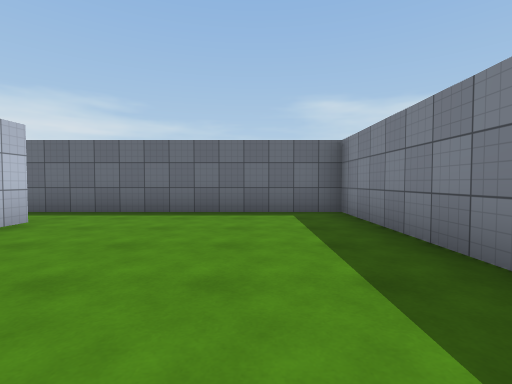
View 1 (above)

24 first-person views from a walk through a Unity game level. The camera is 1.2 m above the floor, tilts 2° down and sees 85° across. The floor is counted in squares, 2 m on a side. Each view is taken from the middle of a square. On the plan, view 1 faces up. The plan holds only what a view shows up to about 9 squares ahead; the rest is blank. The place goes on beyond the plan. Surface patterns are stand-ins for the level's own textures.

View 2
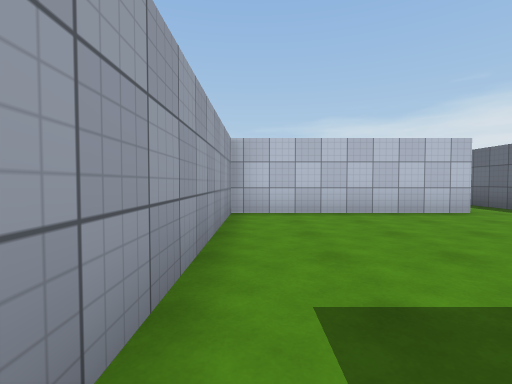

View 3
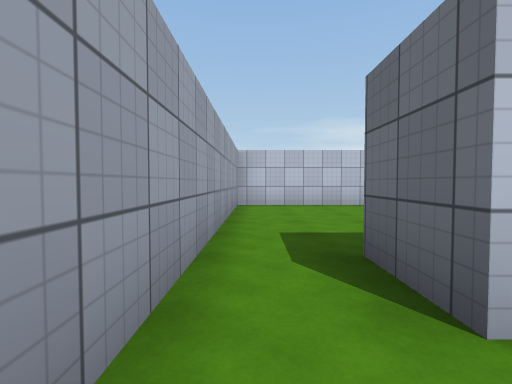

View 4
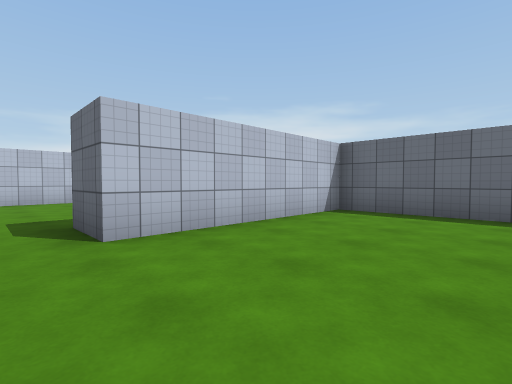

View 5
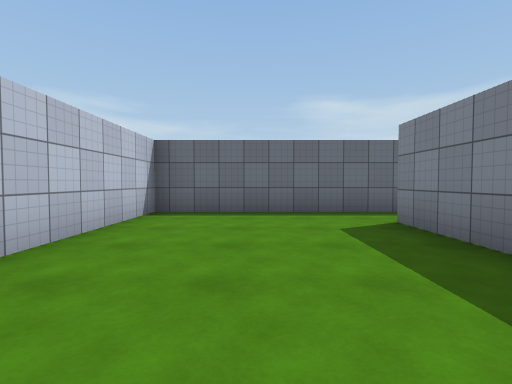

View 6
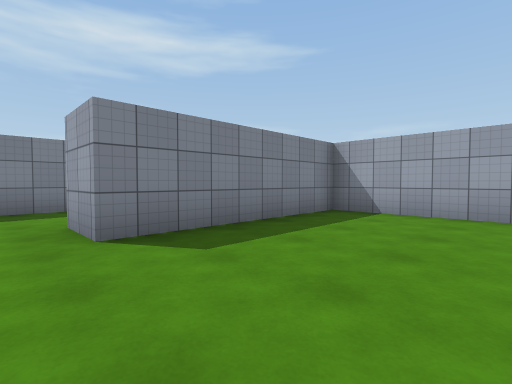

View 7
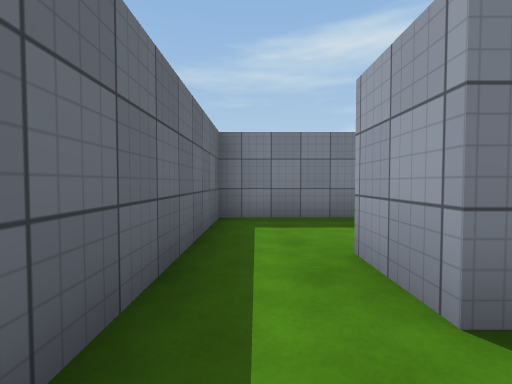

View 8
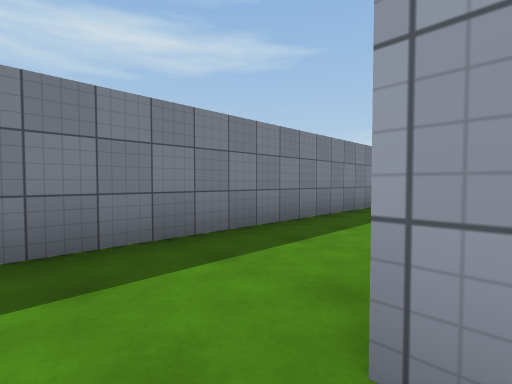

View 9
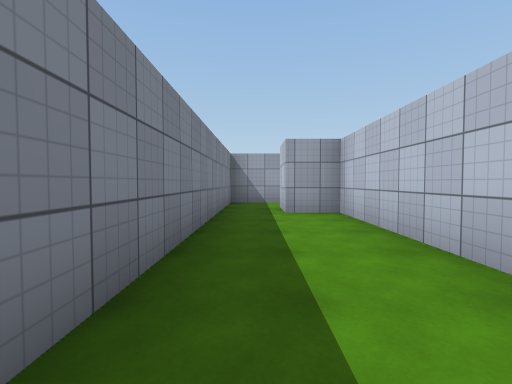

View 10
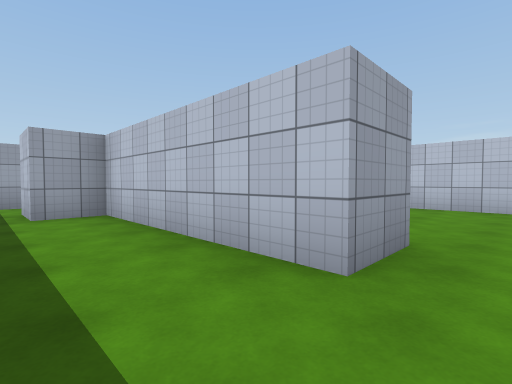

View 11
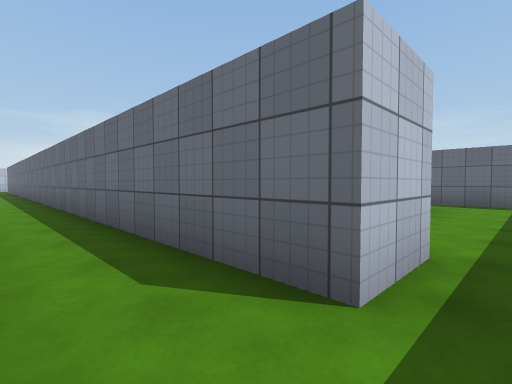

View 12
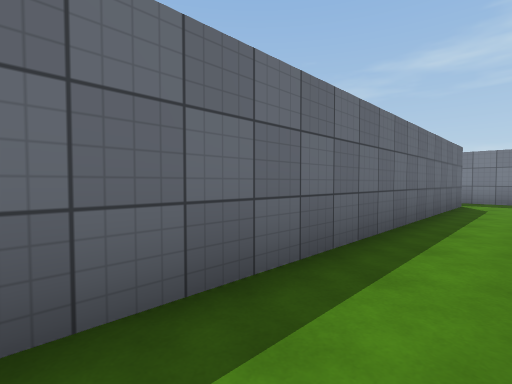

View 13
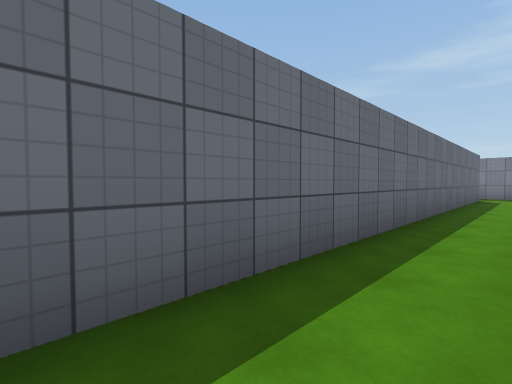

View 14
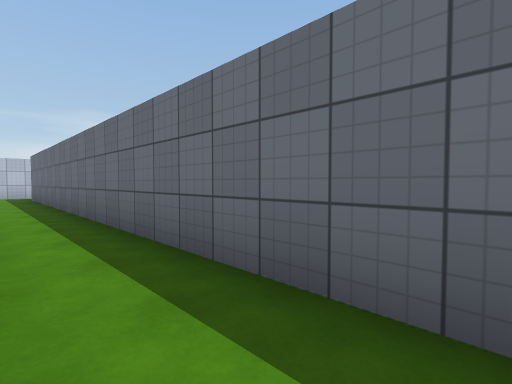

View 15
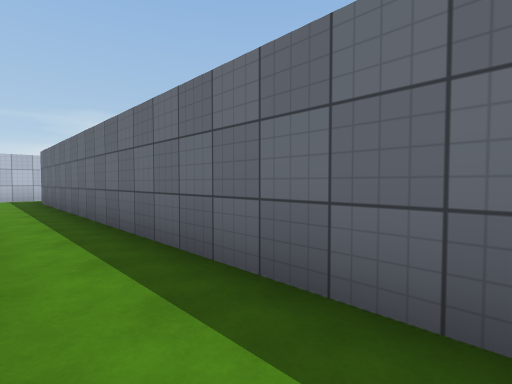

View 16
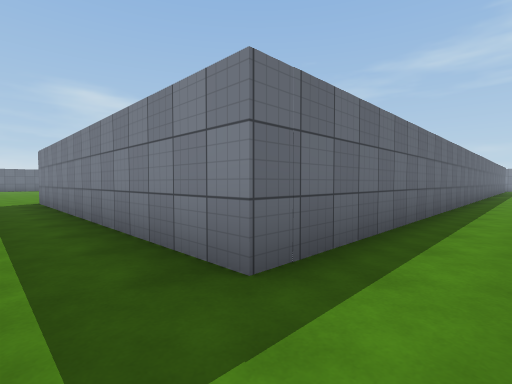

View 17
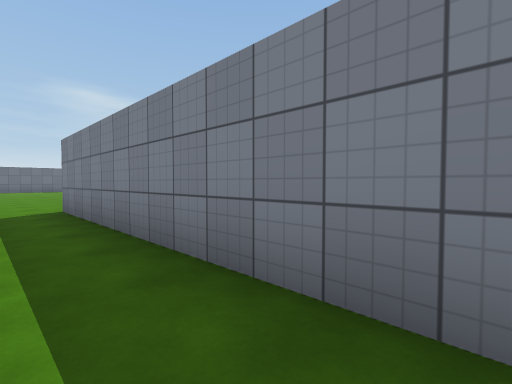

View 18
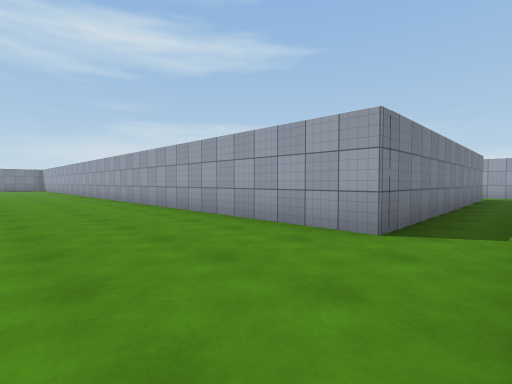

View 19
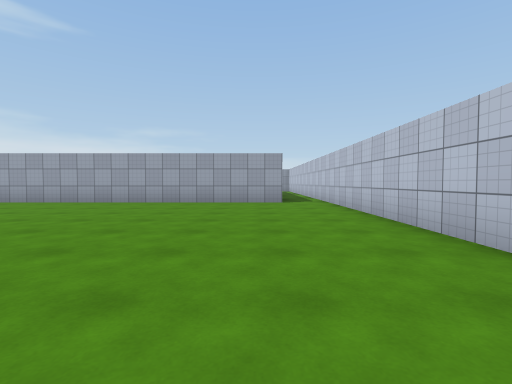

View 20
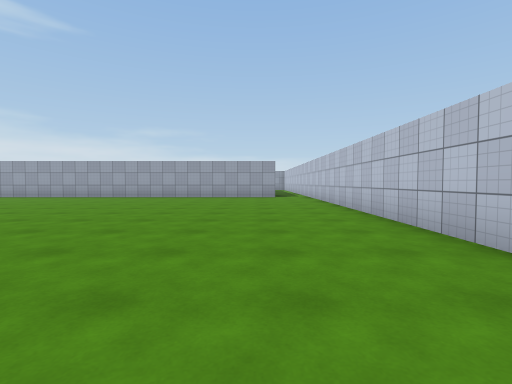

View 21
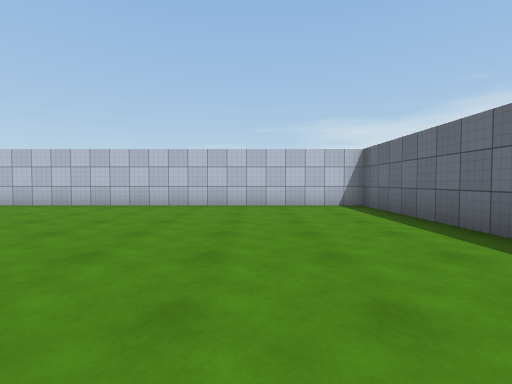

View 22
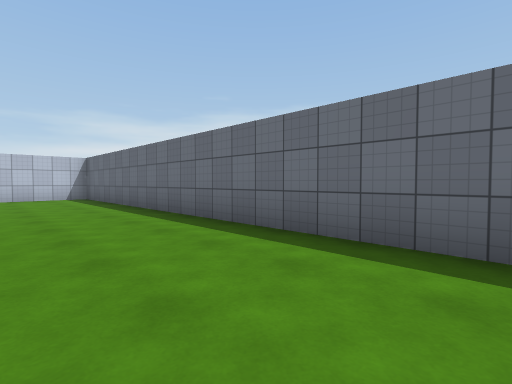

View 23
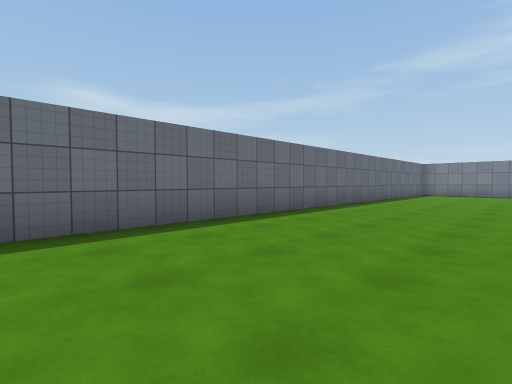

View 24
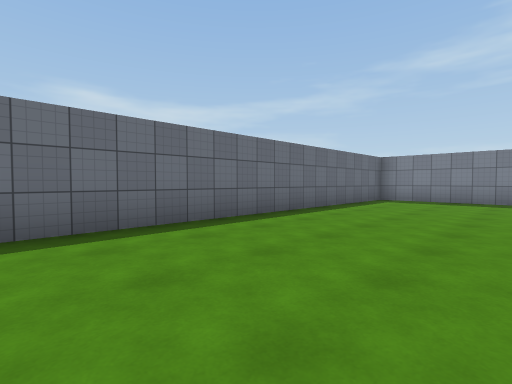

### Floor plan
Points are (right, up) in squares from view 1. A wall is a line through its corners. A room is listed if a view was taken in it or the views show most of it. See-through windows are left out.
Room 1 (views 1, 2)
walls: (1.7, 1.8) (1.7, 5.6) (-3.4, 5.6); (-3.4, 4.3) (-3.4, -0.5) (3.6, -0.5); (3, 0.9) (1.6, 0.9)
ways out: opening at (2.5, 0) to room 2; opening at (-4, 5)
Room 2 (views 3, 4, 5, 6, 7, 8)
walls: (3.6, -0.5) (7.1, -0.5) (7.1, 4.2) (8.3, 4.2); (8.5, 5.6) (3, 5.6) (3, 0.9)
ways out: opening at (2.5, 0) to room 1; opening at (7.5, 5) to room 3
Room 3 (views 9, 10)
walls: (8.3, 4.2) (8.3, -0.5) (9.4, -0.5); (10.7, -0.5) (10.7, 5.6) (8.5, 5.6)
ways out: opening at (7.5, 5) to room 2; opening at (10, -1) to room 4
Room 4 (views 11, 12, 13, 14, 15, 16, 17, 18, 19, 20, 21, 22, 23, 24)
walls: (10.7, 17.4) (10.7, 20); (10, 20.7) (-13.2, 20.7) (-13.2, 6); (9.4, -0.5) (9.4, -1.7) (-11.8, -1.7) (-11.8, 6.8) (-3.4, 6.8); (-13.2, -1.5) (-13.2, -2.6); (9.2, -3.2) (10.7, -3.2) (10.7, -0.5)
ways out: opening at (10, -1) to room 3

Where each view was taken, in squares from view 1:
view 1: 0 up, 0 right, facing up
view 2: 0 up, 2 right, facing left
view 3: 0 up, 4 right, facing left
view 4: 0 up, 6 right, facing up-left
view 5: 0 up, 5 right, facing up
view 6: 5 up, 4 right, facing down-right
view 7: 5 up, 6 right, facing right
view 8: 5 up, 8 right, facing down-right
view 9: 5 up, 10 right, facing down
view 10: 5 up, 10 right, facing down-left
view 11: 3 down, 10 right, facing up-left
view 12: 3 down, 1 right, facing up-right
view 13: 3 down, 2 left, facing up-right
view 14: 3 down, 0 right, facing up-left
view 15: 3 down, 2 left, facing up-left
view 16: 3 down, 13 left, facing up-right
view 17: 0 up, 13 left, facing up-right
view 18: 10 up, 13 left, facing down-right
view 19: 15 up, 11 left, facing down
view 20: 18 up, 11 left, facing down
view 21: 18 up, 6 left, facing left
view 22: 18 up, 2 left, facing up-left
view 23: 17 up, 4 left, facing up-right
view 24: 17 up, 1 right, facing up-right
